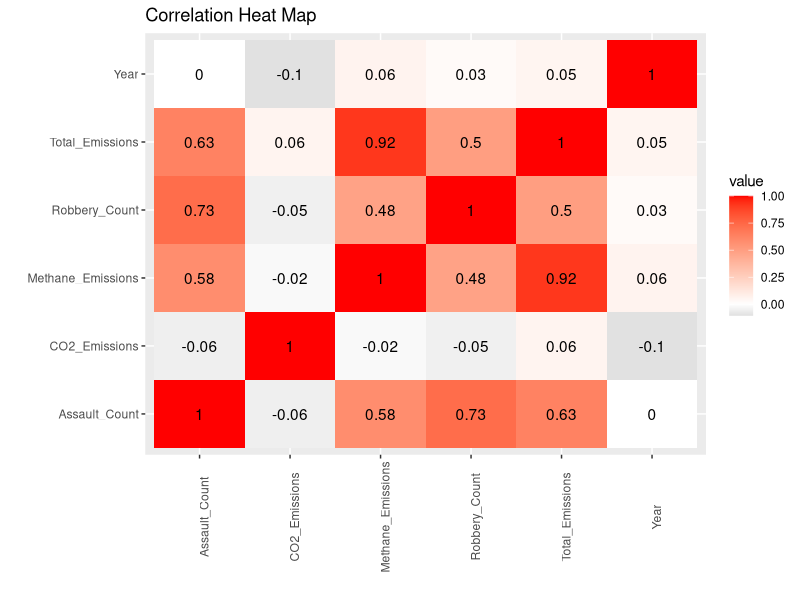
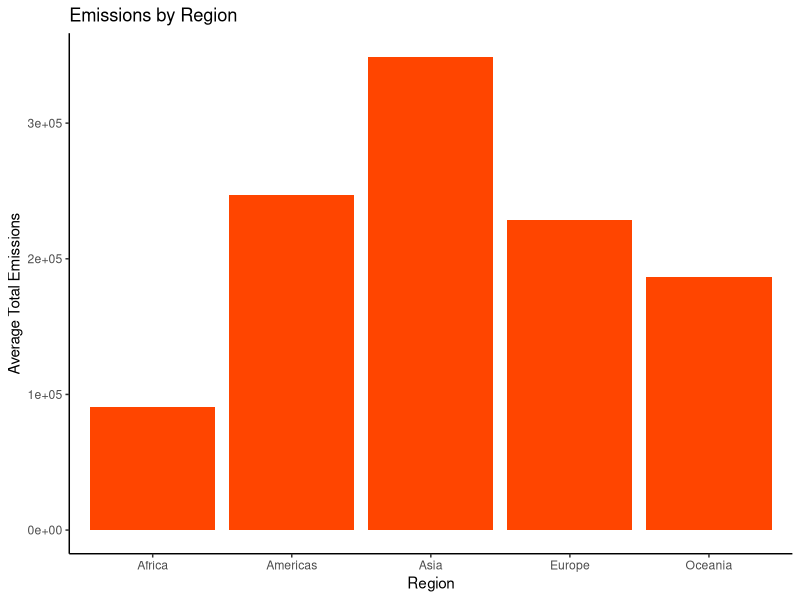
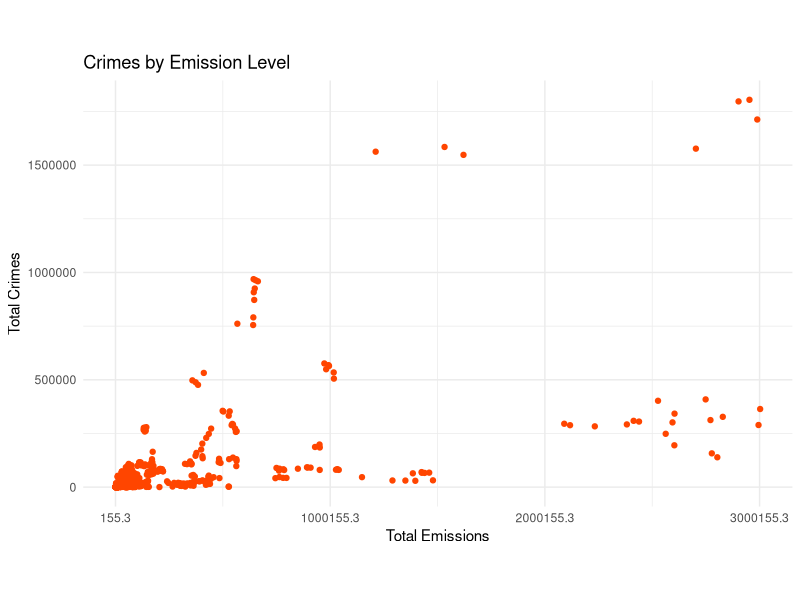
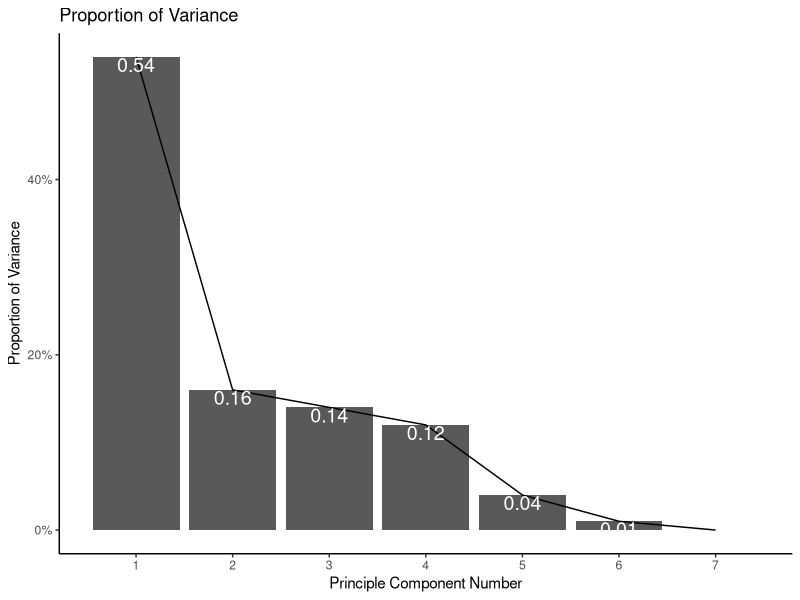
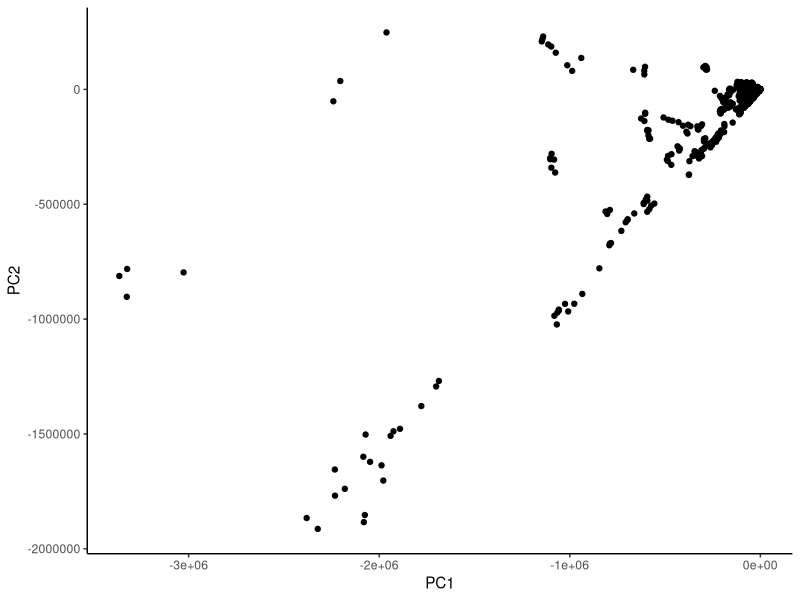
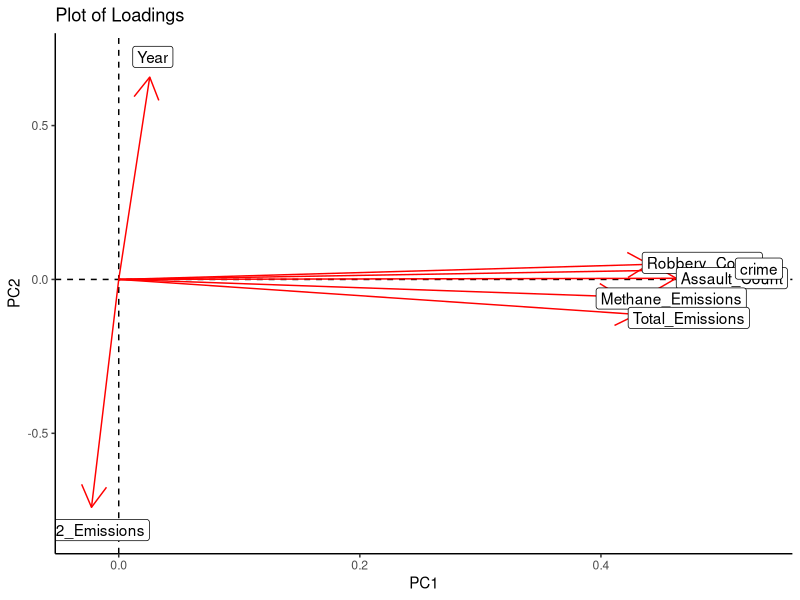

These charts were generated, in order, by the following R code:
## ---- chunk 1
knitr::opts_chunk$set(echo = TRUE)
library(readxl)
Co2 <- read_excel("Co2.xls")
methane <- read_excel("methane.xls")
total_greenhouse <- read_excel("total greenhouse.xls")
robbery <- read_excel("robbery.xlsx")
serious_assault <- read_excel("serious_assault.xlsx")
## ---- chunk 2

library(tidyverse)
library(readr)

robbery<-robbery%>%select(-7)
robbery[, -c(1:3)] <- sapply(robbery[, -c(1:3)], as.numeric)
crime<-left_join(robbery, serious_assault, by=c("Year","Country","Sub Region", "Region"))
head(crime)

Co2[, -c(1:4)] <- sapply(Co2[, -c(1:4)], as.numeric)
Co2<-Co2%>%pivot_longer(cols=-c(1:4), names_to = "Year", values_to = "CO2_Emissions")%>%select(-c(3:4))

methane[, -c(1:4)] <- sapply(methane[, -c(1:4)], as.numeric)
methane<-methane%>%pivot_longer(cols = -c(1:4), names_to = "Year", values_to = "Methane_Emissions")%>%select(-c(3:4))

total_greenhouse[, -c(1:4)] <- sapply(total_greenhouse[, -c(1:4)], as.numeric)
total_greenhouse<-total_greenhouse%>%pivot_longer(cols = -c(1:4), names_to = "Year", values_to = "Total_Emissions")%>%select(-c(3:4))

Emissions<-Co2%>%left_join(methane, by=c("Country Code", "Year", "Country Name"))
Emissions<-Emissions%>%left_join(total_greenhouse, by=c("Country Code", "Year","Country Name"))
head(Emissions)

## ---- chunk 3

Emissions[, -c(1:2)] <- sapply(Emissions[,-c(1:2)], as.numeric)
crime[, -c(1:3)] <- sapply(crime[,-c(1:3)], as.numeric)

join<-crime%>%left_join(Emissions, by=c("Year","Country"="Country Name"))%>%na.omit%>%select(-6,-8,-9)

## ---- chunk 4
join%>%select_if(is.numeric)%>%summary()

join%>%group_by(Country)%>%summarize(mean_Emissions=mean(Total_Emissions),sd(Total_Emissions))%>%arrange(desc(mean_Emissions))

join%>%group_by(Country)%>%mutate(crime=Robbery_Count+Assault_Count)%>%summarize(mean=mean(crime),sd(crime),n(), var(crime), median(crime), mode(crime), min(crime), max(crime), range=max(crime)-min(crime), cor(crime,Total_Emissions))%>%arrange(desc(mean))

## ---- chunk 5
cor<-join_nums<-join%>%select_if(is.numeric)%>%scale()%>%cov

join%>%filter(Total_Emissions>15000)%>%arrange(desc(Assault_Count), desc(Robbery_Count))

join%>%select_if(is.numeric)%>%cor%>%as.data.frame%>%  rownames_to_column%>%pivot_longer(-1)%>%  ggplot(aes(rowname,name,fill=value))+geom_tile()+  geom_text(aes(label=round(value,2)))+  xlab("")+ylab("") +scale_fill_gradient2(low="black", high = "red") + theme(axis.text.x=element_text(angle=90))+ggtitle("Correlation Heat Map")

## ---- chunk 6
library(ggplot2)

join%>%ggplot(aes(Region, Total_Emissions))+geom_bar(stat="summary", fill="orangered")+labs(title="Emissions by Region", y="Average Total Emissions")+theme_classic()

join2<-join%>%mutate(crime=Robbery_Count+Assault_Count)

ggplot(join2)+geom_point(aes(Total_Emissions, crime), color='orangered')+coord_fixed()+labs(title="Crimes by Emission Level", x="Total Emissions", y="Total Crimes")+theme_minimal()+scale_x_continuous(breaks = round(seq(min(join2$Total_Emissions), max(join2$Total_Emissions), by = 1000000),1)) +scale_y_continuous(breaks = round(seq(min(join2$crime), max(join2$crime), by = 500000),1))


## ---- chunk 7
nums<-join2%>%select_if(is.numeric)%>%scale
rownames(nums)<-join2$Total_Emissions
pca<-princomp(nums)
summary(pca, loadings=T)

eigval<-pca$sdev^2
eigval

varprop=round(eigval/sum(eigval),2)
ggplot()+geom_bar(aes(y=varprop,x=1:7),stat="identity")+xlab("")+geom_path(aes(y=varprop,x=1:7))+  geom_text(aes(x=1:7,y=varprop,label=round(varprop,2)),vjust=1,col="white",size=5)+  scale_y_continuous(breaks=seq(0,.6,.2),labels = scales::percent)+  scale_x_continuous(breaks=1:10)+theme_classic()+labs(y="Proportion of Variance", x="Principle Component Number", title="Proportion of Variance")
## ---- chunk 8

eig<-join2%>%select(Total_Emissions,crime)%>%cor%>%eigen
xy<-join2%>%select(crime, Total_Emissions)%>%as.matrix
scores<--t(t(eig$vectors)%*%t(xy))%>%as.data.frame()
ggplot(scores, aes(V1,V2))+geom_point()+xlab("PC1")+ylab("PC2") + theme_classic()

pca$loadings[1:7,1:2]%>%as.data.frame%>%rownames_to_column%>%ggplot()+geom_hline(aes(yintercept=0),lty=2)+  geom_vline(aes(xintercept=0),lty=2)+ylab("PC2")+xlab("PC1")+  geom_segment(aes(x=0,y=0,xend=Comp.1,yend=Comp.2),arrow=arrow(),col="red")+  geom_label(aes(x=Comp.1*1.1,y=Comp.2*1.1,label=rowname))+ggtitle("Plot of Loadings")+theme_classic()

Country<-join2$Country
pca$scores%>%as.data.frame%>%cbind(Country,.)%>%top_n(15,Comp.1)
pca$scores%>%as.data.frame%>%cbind(Country,.)%>%top_n(3,Comp.2)


